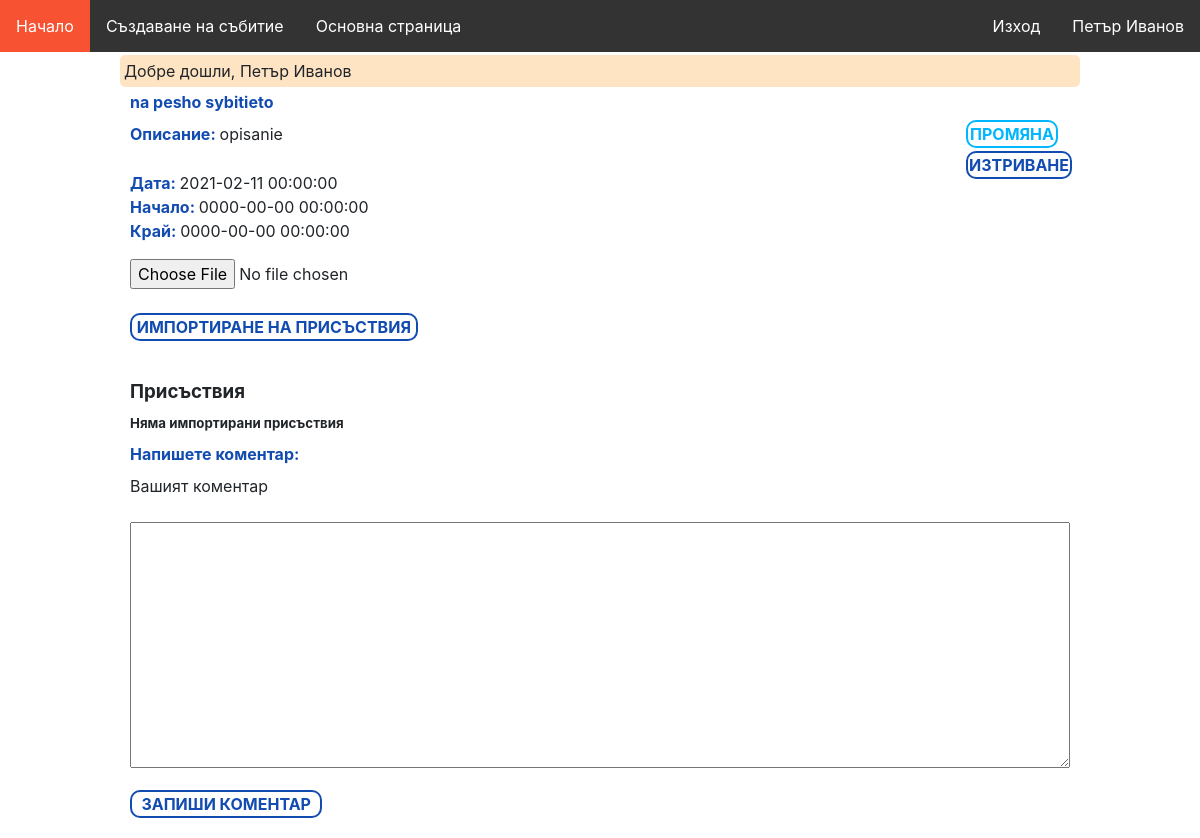
The app's page /event/3 (signed in) with its own data.
### tables this page shows
CREATE TABLE `events` (
  `id` int(10) UNSIGNED NOT NULL,
  `name` varchar(50) NOT NULL,
  `description` text DEFAULT NULL,
  `date` datetime NOT NULL,
  `start` datetime DEFAULT NULL,
  `end` datetime DEFAULT NULL,
  `teacher_id` int(10) UNSIGNED NOT NULL
);

### core/autoloader.php (called while the page is built, shortened)
<?php
spl_autoload_register(function ($class) {
    $prefixes = [
        'App' => 'app',
        'Core' => 'core'
    ];
    foreach ($prefixes as $prefix => $dirname) {
        $base_dir = __DIR__ . "/../$dirname/";
        $len = mb_strlen($prefix);
        if (strncmp($prefix, $class, $len) !== 0) {
            continue;
        }
        $relative_class = substr($class, $len);
        $file = $base_dir . str_replace('\\', '/', $relative_class) . '.php';
        if (file_exists($file)) {
            break;
        }
    }
});

### config/database.php (called while the page is built)
<?php
return [
    'host' => 'localhost',
    'database' => 'web-technologies',
    'user' => 'root',
    'password' => '',
    'pdo' => [
        \PDO::ATTR_DEFAULT_FETCH_MODE => \PDO::FETCH_ASSOC,
    ]
];

### core/bootstrap.php (called while the page is built, shortened)
<?php
require_once('autoloader.php');
require_once('helpers.php');
$config['database'] = require_once('../config/database.php');
$config['app'] = require_once('../config/app.php');
require_once('../app/routes.php');

### config/app.php (called while the page is built)
<?php
return [
    'url' => 'http://web-technologies.devv',
];

### core/Database.php (called while the page is built, shortened)
<?php
class Database
{
    private static $instance = null;
    private function __construct()
    {
        $db = config('database');
        $this->connection = new PDO(
            'mysql:host=' . $db['host'] . ';dbname=' . $db['database'],
            $db['user'],
            $db['password'],
            $db['pdo']
        );
        self::$instance = $this;
    }
    public static function getConnection()
    {
        if (self::$instance == null) {
            self::$instance = new self();
        }
        return self::$instance->connection;
    }
}

### core/Model.php (called while the page is built, shortened)
<?php
abstract class Model
{
    protected static $table;
    protected $attributes = [];
    public static function getById(int $id)
    {
        $stmt = Database::getConnection()->prepare(
            'SELECT * FROM ' . self::getTableName() . ' WHERE id = ?;'
        );
        $stmt->execute([$id]);
        $result = $stmt->fetch();
        if ($result !== false) {
            $model = new $modelClass();
            $model->attributes = $result;
            return $model;
        }
        return null;
    }
    protected static function getTableName()
    {
        if (isset(get_called_class()::$table)) {
            return get_called_class()::$table;
        }
        throw new \Exception('Unknown table');
    }
    public function __get($name)
    {
        return array_key_exists($name, $this->attributes)
            ? $this->attributes[$name]
            : null;
    }
}

### app/routes.php (called while the page is built, shortened)
<?php
$router = new Router();
$router->get('/login', 'AuthController@showLogin');
$router->post('/login', 'AuthController@login');
$router->get('/register', 'AuthController@showRegister');
$router->post('/enter-teacher', 'AuthController@register');
$router->get('/logout', 'AuthController@logout');
$router->get('/studentsLogin', 'AuthController@showStudentsLogin');
$router->post('/studentsLogin', 'AuthController@studentsLogin');
$router->get('/event/create', 'EventsController@create');
$router->post('/event', 'EventsController@store');
$router->get('/event/{id}', 'EventsController@show');

### public/index.php (called while the page is built)
<?php
require_once './../core/bootstrap.php';

### app/Services/Auth.php (called while the page is built, shortened)
<?php
class Auth
{
    public static function checkTeacher()
    {
        return array_key_exists('teacherId', $_SESSION) && is_numeric($_SESSION['teacherId']) && !self::checkStudent();
    }
    public static function checkStudent()
    {
        return array_key_exists('fn', $_SESSION) && is_numeric($_SESSION['fn']) && !self::checkTeacher();
    }
    public static function check()
    {
        return self::checkTeacher() || self::checkStudent();
    }
}

### app/Views/events/show.php (the view, shortened to what this page needs)
<?php require_once(realpath(dirname(__FILE__) . '/../includes/header.php')); ?>
<link rel="stylesheet" href="/event_show.css">
<div class="container">
    <div>
        <h4><?= $data['event']->name ?></h4>
    </div>
    <div style="float:right;">
        <a href="/event/<?= $data['event']->id ?>/edit" class="btn btn-info">Промяна</a>
        <form style="margin-top: 5%;" action="/event/<?= $data['event']->id ?>" method="post">
            <input type="submit" class="btn btn-danger" value="Изтриване">
        </form>
    </div>
    <p>
        <strong>Описание: </strong> <?= $data['event']->description ?>
        <hr>
        <strong>Дата: </strong> <?= $data['event']->date ?><br>
        <strong>Начало: </strong> <?= $data['event']->start ?><br>
        <strong>Край: </strong> <?= $data['event']->end ?><br>
    </p>
    <?php if (App\Services\Auth::checkTeacher()) : ?>
        <form id="import" action="/event/<?= $data['event']->id ?>/import" method="post" enctype="multipart/form-data">
            <input type="file" name="attendance_file">
            <br />
            <br />
            <input class="btn btn-info" type="submit" value="Импортиране на присъствия">
        </form>
    <?php endif; ?>
    <hr>
    <h3>Присъствия</h3>
    <?php if (count($data['attendances']) === 0) : ?>
        <h5>Няма импортирани присъствия</h5>
    <?php endif; ?>
    <div id="commentsForm">
        <h4>Напишете коментар:</h4>
        <form action="/event/<?php echo $data['event']->id; ?>/comment" method="POST">
            <div>
                <label for="textContent">Вашият коментар</label>
                <textarea name="textContent" id="textContent" cols="30" rows="10" palceholder="Коментар..."></textarea>
            </div>
            <div>
                <input type="submit" value="Запиши коментар">
            </div>
        </form>
    </div>
</div>
<?php require_once(realpath(dirname(__FILE__) . '/../includes/footer.php')); ?>

### core/Router.php (shortened to what this page needs)
<?php
class Router
{
    protected $pathSegments;
    protected $requestPathSegments;
    public function __construct()
    {
        $this->requestPathSegments = explode(
            '/',
            explode('?', $_SERVER['REQUEST_URI'])[0]
        );
    }
    public function get(string $path, string $controller): void
    {
        $this->handleRequest($path, $controller, 'GET');
    }
    public function handleRequest(string $path, string $controller, string $httpMethod): void
    {
        [$controllerName, $method] = explode(self::SEPARATOR, $controller);
        if ($this->pathMatches() && $this->methodMatches($httpMethod)) {
            $controllerClassName = "\App\Controllers\\$controllerName";
            $this->executeWithExceptionHandling($controllerClassName, $method, $path);
        }
    }
    protected function executeWithExceptionHandling($controllerClassName, $method, $path)
    {
        try {
            (new $controllerClassName())->$method(
                ...$this->extractRouteParams($path)
            );
        } catch (NotFoundException $exception) {
            view('core/exceptions/not-found-exception', [
                'exception' => $exception
            ]);
        } catch (PDOException $exception) {
            view('core/exceptions/database-exception', [
                'exception' => $exception
            ]);
        } catch (Exception $exception) {
            view('core/exceptions/general-exception', [
                'exception' => $exception
            ]);
        }
    }
    protected function setPathSegments(string $path): void
    {
        $this->pathSegments = explode('/', $path);
    }
    protected function methodMatches(string $method): bool
    {
        return strtolower($_SERVER['REQUEST_METHOD']) === strtolower($method);
    }
    protected function pathMatches(): bool
    {
        $pathSegmentsCount = count($this->pathSegments);
        if ($pathSegmentsCount !== count($this->requestPathSegments)) {
            return false;
        }
        for ($i = 0; $i < $pathSegmentsCount; $i++) {
            if (
                $this->pathSegments[$i] !== $this->requestPathSegments[$i] &&
                !preg_match(self::PARAM_REGEX, $this->pathSegments[$i])
            ) {
                return false;
            }
        }
        return true;
    }
    protected function extractRouteParams(string $path): array
    {
        $paramKeys = [];
        $result = [];
        foreach ($this->pathSegments as $key => $segment) {
            if (preg_match(self::PARAM_REGEX, $segment)) {
                $paramKeys[] = $key;
            }
        }
        foreach ($paramKeys as $key) {
            $result[] = $this->requestPathSegments[$key];
        }
        return $result;
    }
}

### app/Controllers/EventsController.php (shortened to what this page needs)
<?php
class EventsController
{
    public function show($id)
    {
        $event = Event::getById($id);
        $comments = Comment::getMany([
            'event_id' => $event->id
        ]);
        $attendances = Attendance::getMany([
            'event_id' => $id
        ]);
        if ($event) {
            view('/events/show', [
                'event' => $event,
                'comments' => $comments,
                'attendances' => $attendances,
            ]);
        } else {
            response('Event not found', 404);
        }
    }
}

### app/Views/includes/header.php (shortened to what this page needs)
<!DOCTYPE html>
<html lang="en">
<head>
    <link rel="stylesheet" href="/Bootstrap/css/bootstrap-reboot.min.css">
    <link rel="stylesheet" href="/Bootstrap/css/bootstrap-grid.min.css">
    <link rel="stylesheet" href="/navbar.css">
    <link rel="stylesheet" href="/css/app.css">
</head>
<body>
    <ul id="nav_ul">
        <li class="nav_li1" id="li1"><a href="/">Начало</a></li>
        <?php if (App\Services\Auth::checkTeacher()) : ?>
            <li class="nav_li1" id="li2"><a href="/event/create">Създаване на събитие</a></li>
            <li class="nav_li1" id="li3"><a href="/dashboard">Основна страница</a></li>
        <?php endif ?>
        <?php if (App\Services\Auth::check()) : ?>
            <?php if (App\Services\Auth::checkTeacher()) : ?>
                <li class="nav_li2" id="li5"><a href="#"><?= $_SESSION['firstName'] . '  ' . $_SESSION['lastName'] ?></a></li>
            <?php else : ?>
                <li class="nav_li2" id="li5"><a href="#"><?= $_SESSION['fn'] ?></a></li>
            <?php endif ?>
            <li class="nav_li2" id="li6"><a href="/logout">Изход</a></li>
        <?php else : ?>
            <li class="nav_li2" id="li5"><a href="/login">Вход</a></li>
            <li class="nav_li2" id="li6"><a href="/register">Регистрация</a></li>
        <?php endif ?>
    </ul>
    <div class="flash-message"><?= sessionFlash('message') ?></div>

### core/helpers.php (shortened to what this page needs)
<?php
function view(string $name, array $data = [])
{
    require_once("./../app/Views/$name.php");
    die;
}
function config($name)
{
    global $config;
    return $config[$name];
}
function sessionFlash($message)
{
    if (array_key_exists($message, $_SESSION)) {
        echo p($_SESSION[$message]);
    }
}
function p($text)
{
    return htmlspecialchars($text);
}

### app/Views/includes/footer.php
</body>
</html>

### public/navbar.css (style rules this page uses)
#nav_ul { list-style-type: none; margin: 0; padding: 0; overflow: hidden; background-color: #333; width: 100%; margin: 0 auto; }
.nav_li1 { display: inline; float:left; }
.nav_li2 { display: inline; float:right; }
.nav_li1 a, .nav_li2 a { display: block; color: white; text-align: center; padding: 14px 16px; text-decoration: none; }

### public/css/app.css (style rules this page uses)
.container { margin-right: auto; margin-left: auto; max-width: 960px; padding-right: 10px; padding-left: 10px; }
ul { list-style-type: none; width: 100%; }
a { text-decoration: none; }
.btn { background: white; text-transform: uppercase; font-weight: bold; border-width: 2px; border-style: solid; border-radius: 10px; outline: none; display: inline; cursor: pointer; padding: 2px; }
.btn-info { color: #00b7ff; border-color: #00b7ff; }
.btn-danger { color: #dc3545; border-color: #dc3545; }
hr { padding: 0; border: 0; height: 1px; }
.flash-message { width: 80%; border-radius: 5px; background-color: bisque; padding: 4px; margin-top: 3px; margin-bottom: 3px; margin-right: auto; margin-left: auto; }

### public/event_show.css (style rules this page uses)
.container { width: 100%; }
h4 { color: rgb(18, 76, 176); }
strong { color: rgb(18, 76, 176); text-align: center; }
#import { width: 50%; }
input[type=submit] { display: inline-block; }
input[type=file] { display: inline-block; width: 60%; margin: 0%, 20%; }
input[type=text], textarea { width: 100%; margin-top: 1rem; margin-bottom: 1rem; }
input[type=submit] { padding: 0% 1%; background: white; color: rgb(18, 76, 176); text-transform: uppercase; font-weight: bold; border: 2px solid rgb(18, 76, 176); border-radius: 10px; outline: none; margin-bottom: 20px; }

### records on screen
events: name "na pesho sybitieto", description "opisanie", date "2021-02-11 00:00:00", start "0000-00-00 00:00:00", end "0000-00-00 00:00:00"

### other values on screen
$_SESSION['firstName'] "Петър"
$_SESSION['lastName'] "Иванов"
p($_SESSION[$message]) "Добре дошли, Петър Иванов"
